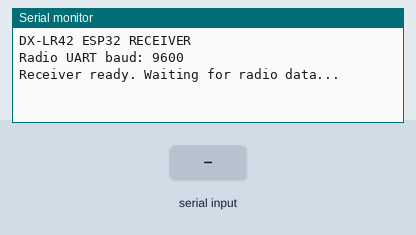
Simulated run of this sketch. Board: ESP32. Parts: the last lines printed to the serial monitor. The inputs (shaded band) are chosen by the test bench.

Above: at 1.7 s.
1.8 s: "DATA,\n" received over the second serial link
At 2.3 s:
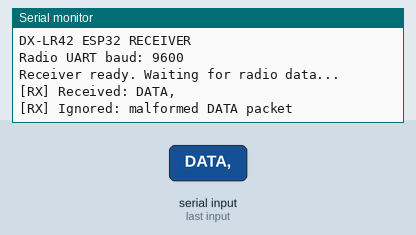
3.3 s: "90,45\n" received over the second serial link
At 4.5 s:
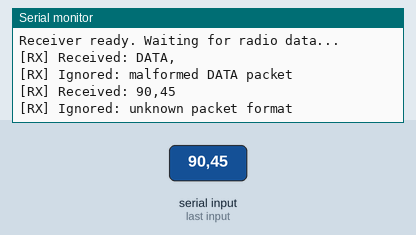
4.8 s: "5\n" received over the second serial link
At 5.8 s:
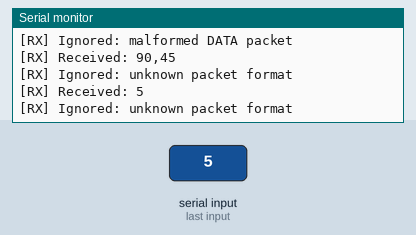
6.3 s: "DATA,,45\n" received over the second serial link
At 6.9 s:
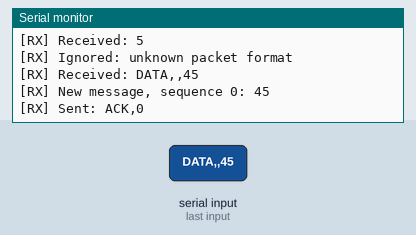
7.8 s: "DATA,,45\n" received over the second serial link
At 9.3 s:
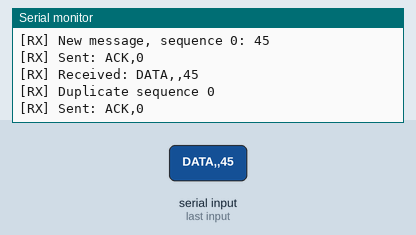

The sketch:

DX_LR42_RX.ino
```cpp
#include <Arduino.h>

// DX-LR42 receiver for ESP32 DevKit V1.
// GPIO17 (TX2) -> radio RXD; GPIO16 (RX2) <- radio TXD; GND -> GND.
// Configure this to match the UART baud stored inside the radio.
static const int RADIO_RX_PIN = 16;
static const int RADIO_TX_PIN = 17;
static const uint32_t RADIO_BAUD = 9600;

HardwareSerial Radio(2);
String inputLine;
uint32_t lastSequence = 0;
bool haveSequence = false;

void processLine(String line) {
  line.trim();
  if (!line.length()) return;

  Serial.print("[RX] Received: ");
  Serial.println(line);

  if (!line.startsWith("DATA,")) {
    Serial.println("[RX] Ignored: unknown packet format");
    return;
  }

  int firstComma = line.indexOf(',');
  int secondComma = line.indexOf(',', firstComma + 1);
  if (firstComma < 0 || secondComma < 0) {
    Serial.println("[RX] Ignored: malformed DATA packet");
    return;
  }

  uint32_t seq = (uint32_t)line.substring(firstComma + 1, secondComma).toInt();
  String message = line.substring(secondComma + 1);

  if (!haveSequence || seq != lastSequence) {
    Serial.printf("[RX] New message, sequence %lu: %s\n",
                  (unsigned long)seq, message.c_str());
    lastSequence = seq;
    haveSequence = true;
  } else {
    Serial.printf("[RX] Duplicate sequence %lu\n", (unsigned long)seq);
  }

  // ACK duplicates too, in case the previous ACK was lost.
  String ack = "ACK," + String(seq);
  Radio.println(ack);
  Serial.print("[RX] Sent: ");
  Serial.println(ack);
}

void setup() {
  Serial.begin(115200);
  delay(500);
  Radio.begin(RADIO_BAUD, SERIAL_8N1, RADIO_RX_PIN, RADIO_TX_PIN);
  Serial.println("\nDX-LR42 ESP32 RECEIVER");
  Serial.printf("Radio UART baud: %lu\n", (unsigned long)RADIO_BAUD);
  Serial.println("Receiver ready. Waiting for radio data...");
}

void loop() {
  while (Radio.available()) {
    char c = (char)Radio.read();
    if (c == '\n') {
      processLine(inputLine);
      inputLine = "";
    } else if (c != '\r') {
      if (inputLine.length() < 180) inputLine += c;
      else {
        inputLine = "";
        Serial.println("[RX] Warning: input line exceeded buffer limit");
      }
    }
  }
}
```

Measured:
- after the input at 1.8 s, the serial monitor: prints a new line at once (image 1)
- after the input at 3.3 s, the serial monitor: prints a new line at once (image 2)
- after the input at 4.8 s, the serial monitor: prints a new line at once (image 3)
- after the input at 6.3 s, the serial monitor: prints a new line at once (image 4)
- after the input at 7.8 s, the serial monitor: prints a new line at once (image 5)
